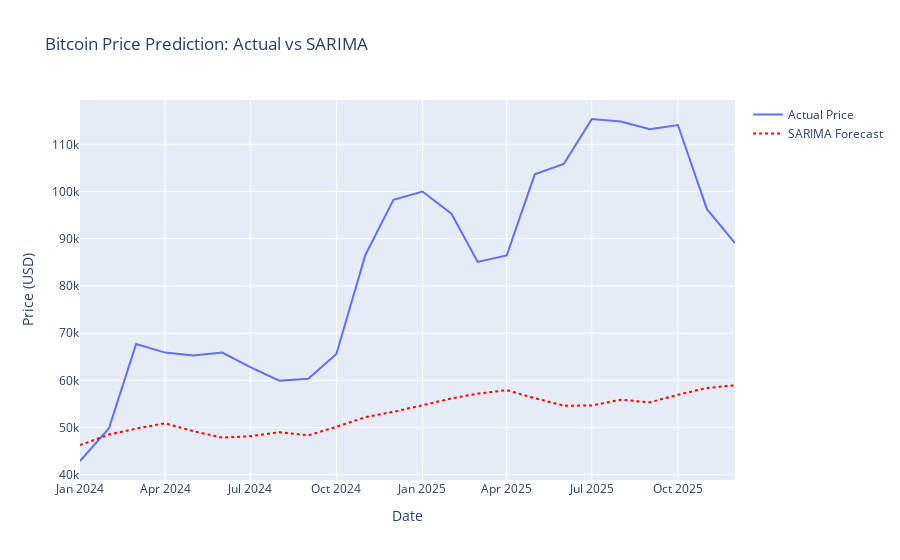

The cell this chart's notebook holds for it:
### Markdown cell above
### 4.2 Final Forecast Visualization

### Code cell
# Tentukan model terbaik secara otomatis
best_model_name = results.sort_values(by='RMSE').iloc[0]['Model']

if best_model_name == 'ARIMA':
    best_forecast = arima_forecast
elif best_model_name == 'SARIMA':
    best_forecast = sarima_forecast
else:
    best_forecast = prophet_forecast

# Plotting Comparison
fig = go.Figure()

# Actual Data
fig.add_trace(go.Scatter(x=test_data.index, y=test_data['Price'], 
                         mode='lines', name='Actual Price'))

# Best Model Forecast
fig.add_trace(go.Scatter(x=test_data.index, y=best_forecast, 
                         mode='lines', name=f'{best_model_name} Forecast', 
                         line=dict(color='red', dash='dot')))

fig.update_layout(title=f'Bitcoin Price Prediction: Actual vs {best_model_name}',
                  xaxis_title='Date',
                  yaxis_title='Price (USD)')
fig.show()
